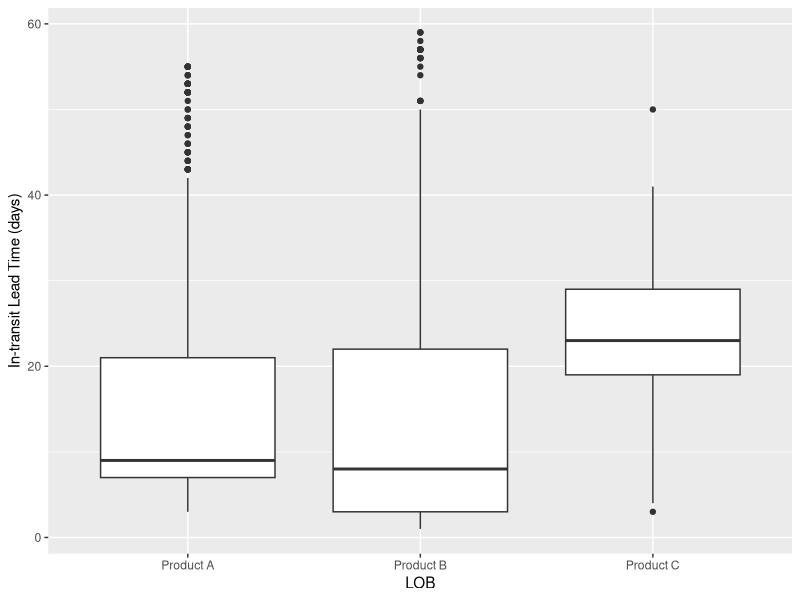
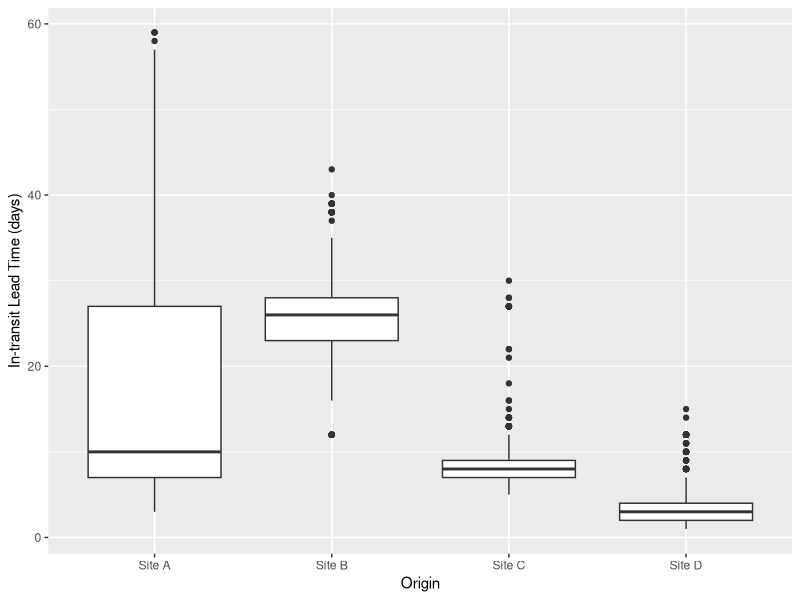
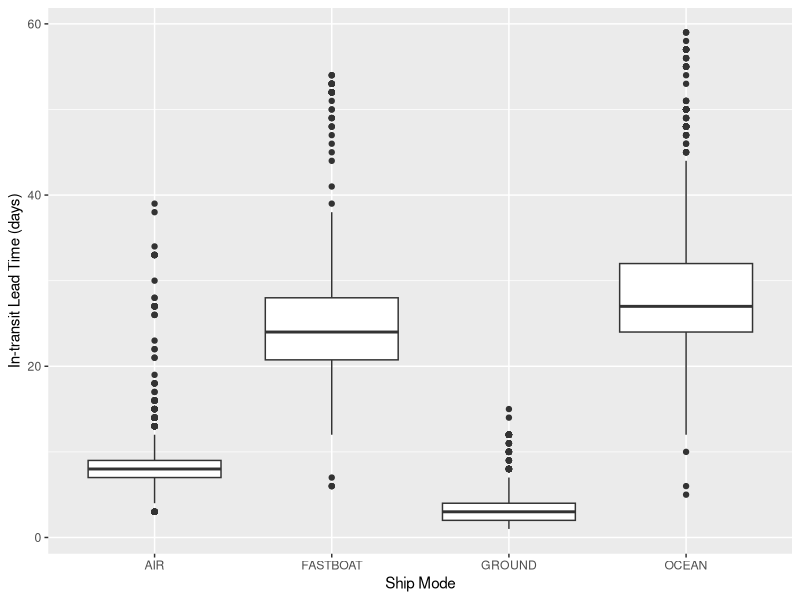
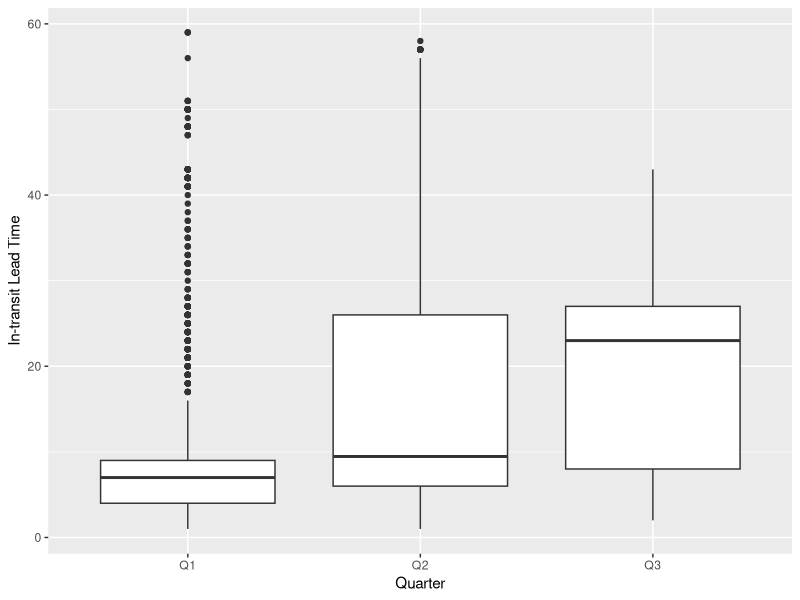
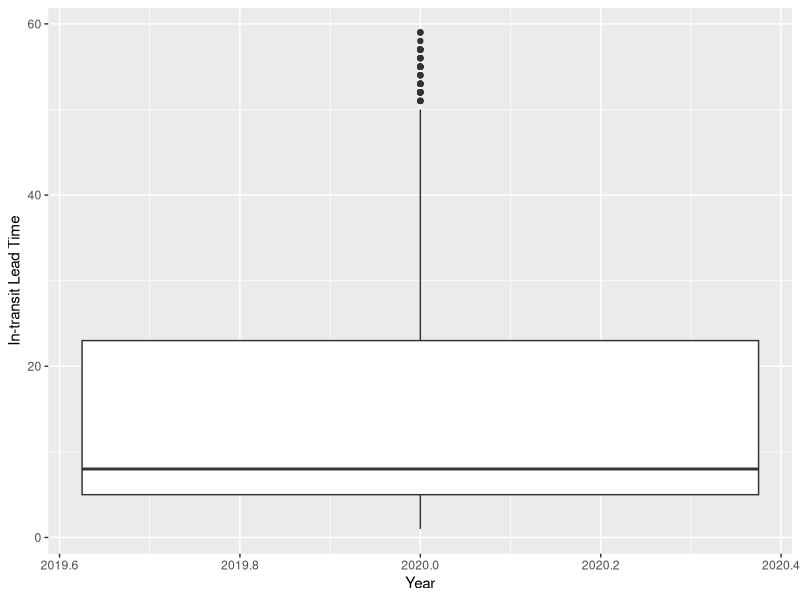
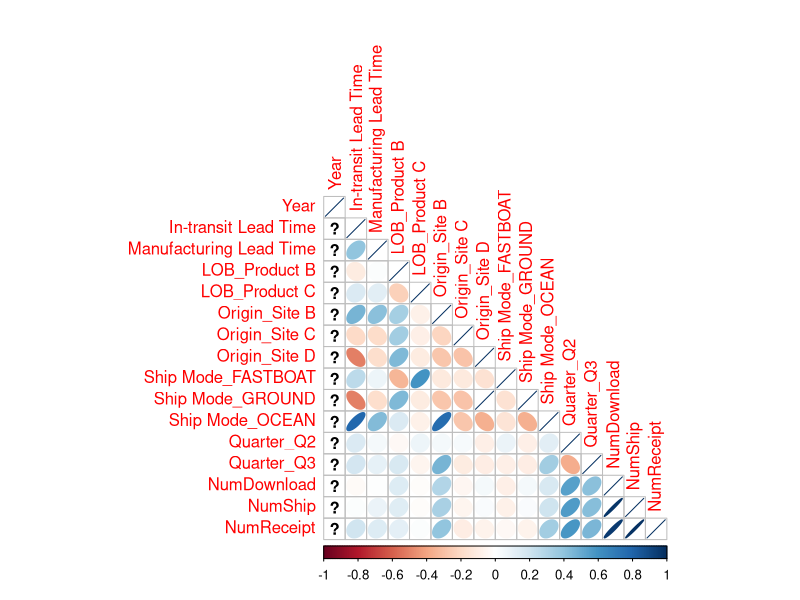

Write the R code that produced these figures, in order.
library(tidyverse)
library(readxl)
library(lubridate)
library(ggplot2)
library(fastDummies)
library(corrplot)

# Reads the Raw_Data and Calendar worksheets of RawData.xlsx into R
raw_data <- read_xlsx("RawData.xlsx")
calendar <- read_xlsx("RawData.xlsx", 
                      sheet = "Calendar")

# Converts Receipt Date into POSIXct format; adds Quarter and Year columns to Raw_Data
raw_data <- raw_data %>%
  mutate(`Receipt Date` = as.POSIXct(`Receipt Date`),
         `Ship Date` = as.POSIXct(`Ship Date`),
         Quarter = NA,
         Year = NA)

# Converts Start and End Date into POSIXct format
calendar <- calendar %>%
  mutate(Start_Date = as.POSIXct(Start_Date),
         End_Date = as.POSIXct(End_date))

# Loops through each row in Raw_Data sheet
for (i in 1:nrow(raw_data)) {
  receipt_date <- raw_data[i, 'Receipt Date']

# Finds matching date range in Calendar sheet
match <- which(receipt_date >= calendar$Start_Date & receipt_date <= calendar$End_date)

# If a match is found, assign Quarter and Year values
if (length(match) > 0) {
    raw_data$Quarter[i] <- calendar$Quarter[match[1]]
    raw_data$Year[i] <- calendar$Year[match[1]]
  }
}

#  Calculates In-transit Lead Time and Manufacturing Lead Time for each row in the joined dataset  
raw_data$'In-transit Lead Time' <- raw_data$`Receipt Date` - raw_data$`Ship Date`
raw_data$'Manufacturing Lead Time' <- raw_data$`Ship Date` - raw_data$`PO Download Date`

# Function created to convert seconds into days
seconds_to_D <- function(secs) {
  d <- (secs / (24*60*60))
  as.numeric(d)
}

# In-transit Lead Time and Manufacturing Lead Time converted from seconds to days
raw_data$'In-transit Lead Time' <- raw_data$'In-transit Lead Time' %>% 
                                    as.numeric() %>%
                                    seconds_to_D()
  
raw_data$'Manufacturing Lead Time' <- raw_data$'Manufacturing Lead Time' %>% 
                                        as.numeric() %>%
                                        seconds_to_D()
  
# Finds observations that contains missing values
colSums(is.na(raw_data))

# Replaces missing values with the mean lead time
raw_data[is.na(raw_data$'In-transit Lead Time'),9] <- round(mean(raw_data$'In-transit Lead Time', na.rm = T))
raw_data[is.na(raw_data$'Manufacturing Lead Time'),10] <- round(mean(raw_data$'Manufacturing Lead Time', na.rm = T))

# Removes all negative values
raw_data <- raw_data[raw_data$`In-transit Lead Time` >= 0 & raw_data$`Manufacturing Lead Time` >= 0, ]

# Finds the outliers
transit_stats <- boxplot.stats(raw_data$`In-transit Lead Time`)
transit_outliers <- transit_stats$out
manufacturing_stats <- boxplot.stats(raw_data$`Manufacturing Lead Time`)
manufacturing_outliers <- manufacturing_stats$out

# Sets threshold values for each column
threshold_transit <- round(mean(transit_outliers))
threshold_manufacturing <- round(mean(manufacturing_outliers))

# Replace values over threshold with mean for each column separately
raw_data$'In-transit Lead Time'[raw_data$'In-transit Lead Time' > threshold_transit] <- mean(raw_data$'In-transit Lead Time'[raw_data$'In-transit Lead Time' <= threshold_transit])
raw_data$'Manufacturing Lead Time'[raw_data$'Manufacturing Lead Time' > threshold_manufacturing] <- mean(raw_data$'Manufacturing Lead Time'[raw_data$'Manufacturing Lead Time' <= threshold_manufacturing])

# Adds Manufacturing Lead Time to PO Download Date for missing values to find Start Date
raw_data$`PO Download Date` <- as.Date(raw_data$`PO Download Date`, format = "%Y-%m-%d")
raw_data$`Ship Date`[is.na(raw_data$`Ship Date`)] <- as.character(as.Date(raw_data$`PO Download Date`, format = "%Y-%m-%d") + raw_data$`Manufacturing Lead Time`)
raw_data$`Ship Date` <- as.Date(raw_data$`Ship Date`, format = "%Y-%m-%d")

# Adds In-transit Lead Time to Ship Date for missing values to find Receipt Date
raw_data$`Ship Date` <- as.Date(raw_data$`Ship Date`, format = "%Y-%m-%d")
raw_data$`Receipt Date`[is.na(raw_data$`Receipt Date`)] <- as.character(as.Date(raw_data$`Ship Date`, format = "%Y-%m-%d") + raw_data$`In-transit Lead Time`)
raw_data$`Receipt Date` <- as.Date(raw_data$`Receipt Date`, format = "%Y-%m-%d")

# Matches Quarter and Year for all missing values 
raw_data$'Receipt Date' <- as.POSIXct(raw_data$'Receipt Date')
for (i in 1:nrow(raw_data)) {
  receipt_date <- raw_data[i, 'Receipt Date']
  match <- which(receipt_date >= calendar$Start_Date & receipt_date <= calendar$End_date)
  if (length(match) > 0) {
    raw_data$Quarter[i] <- calendar$Quarter[match[1]]
    raw_data$Year[i] <- calendar$Year[match[1]]
  }
}

# Plots In-transit Lead Time vs LOB
ggplot(raw_data, aes(x = LOB, y = `In-transit Lead Time`)) +
  geom_boxplot() +
  labs(x = "LOB", y = "In-transit Lead Time (days)")

# Plots In-transit Lead Time vs Origin
ggplot(raw_data, aes(x = Origin, y = `In-transit Lead Time`)) +
  geom_boxplot() +
  labs(x = "Origin", y = "In-transit Lead Time (days)")

# Plots In-transit Lead Time vs Ship Mode
ggplot(raw_data, aes(x = `Ship Mode`, y = `In-transit Lead Time`)) +
  geom_boxplot() +
  labs(x = "Ship Mode", y = "In-transit Lead Time (days)")

# Plots Quarter & In-transit Lead Time in Boxplot format
ggplot(raw_data, aes(Quarter, `In-transit Lead Time`)) +
  geom_boxplot()

# Plots Year & In-transit Lead Time in Boxplot format
ggplot(raw_data, aes(Year, `In-transit Lead Time`)) +
  geom_boxplot()

# Constructs appropriate numeric dataset for correlation/regression analysis
raw_data_dummy <- raw_data %>% 
  na.omit() %>%
  dummy_cols(select_columns = c("LOB", "Origin", "Ship Mode", "Quarter"), 
             remove_first_dummy = TRUE) %>%
  mutate(NumDownload = as.numeric(`PO Download Date`), 
         NumShip = as.numeric(`Ship Date`), 
         NumReceipt = as.numeric(`Receipt Date`)) %>%
  select(-c("LOB", "Origin", "Ship Mode", "Quarter", "PO Download Date", 
            "Ship Date", "Receipt Date")) 

# Summarizes and calculates correlation for dummy dataset
corr_dummy <- cor(raw_data_dummy)
corr_dummy

# Creates correlation plot for dummy dataset
corrplot(corr_dummy, type = "lower", method = "ellipse")

# Linear models composed of all dummy variables from raw data predicting In-transit Lead Time
summary(lm(`In-transit Lead Time` ~ `LOB_Product B` + `LOB_Product C`, data=raw_data_dummy))

summary(lm(`In-transit Lead Time` ~ `Origin_Site B` + `Origin_Site C` + `Origin_Site D`, data=raw_data_dummy))

summary(lm(`In-transit Lead Time` ~ `Ship Mode_FASTBOAT` + `Ship Mode_GROUND` + `Ship Mode_OCEAN`, data=raw_data_dummy))
